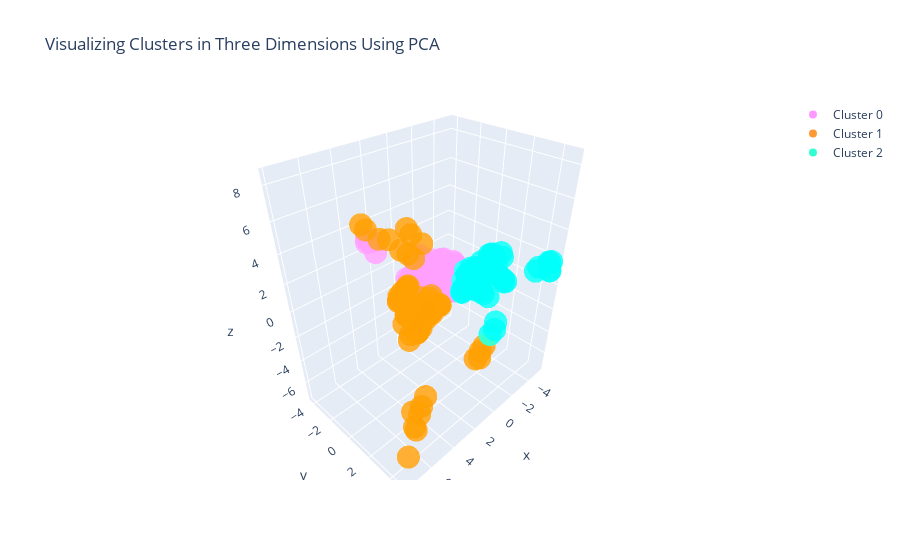

Source (notebook cell):
### Code cell
#trace1 is for 'Cluster 0'
trace1 = go.Scatter3d(
                    x = cluster0["PC1"],
                    y = cluster0["PC2"],
                    z = cluster0["PC3"],
                    mode = "markers",
                    name = "Cluster 0",
                    marker = dict(color = 'rgba(255, 128, 255, 0.8)'),
                    text = None)

#trace2 is for 'Cluster 1'
trace2 = go.Scatter3d(
                    x = cluster1["PC1"],
                    y = cluster1["PC2"],
                    z = cluster1["PC3"],
                    mode = "markers",
                    name = "Cluster 1",
                    marker = dict(color = 'rgba(255, 128, 2, 0.8)'),
                    text = None)
#trace3 is for 'Cluster 2'
trace3 = go.Scatter3d(
                    x = cluster2["PC1"],
                    y = cluster2["PC2"],
                    z = cluster2["PC3"],
                    mode = "markers",
                    name = "Cluster 2",
                    marker = dict(color = 'rgba(0, 255, 200, 0.8)'),
                    text = None)

data = [trace1, trace2, trace3]

title = "Visualizing Clusters in Three Dimensions Using PCA"
layout = dict(title = title,
              xaxis= dict(title= 'PC1',ticklen= 5,zeroline= False),
              yaxis= dict(title= 'PC2',ticklen= 5,zeroline= False)
             )

fig = dict(data = data, layout = layout)

iplot(fig)
